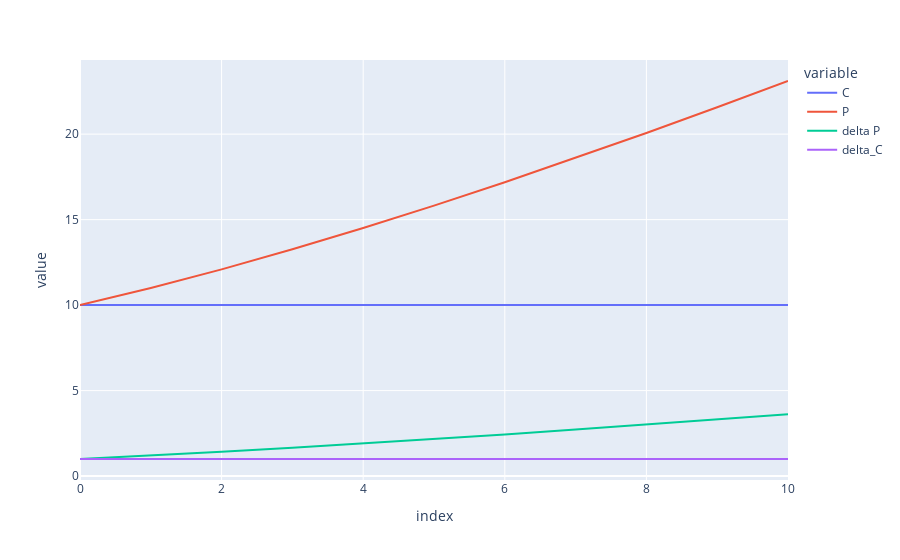

Notebook source saved alongside this figure:
### Code cell
exclude = ['t', 'I']
df.loc[:, df.columns.difference(exclude)].plot().show()

### Figure 1 — Plotly figure (JSON) as saved in the notebook; plotly's stock layout.template omitted (floating-point values rounded to 4 significant figures)
{"data": [{"hovertemplate": "variable=C<br>index=%{x}<br>value=%{y}<extra></extra>", "legendgroup": "C", "line": {"color": "#636efa", "dash": "solid"}, "mode": "lines", "name": "C", "orientation": "v", "showlegend": true, "type": "scatter", "x": [0, 1, 2, 3, 4, 5, 6, 7, 8, 9, 10], "xaxis": "x", "y": [10, 10, 10, 10, 10, 10, 10, 10, 10, 10, 10], "yaxis": "y"}, {"hovertemplate": "variable=P<br>index=%{x}<br>value=%{y}<extra></extra>", "legendgroup": "P", "line": {"color": "#EF553B", "dash": "solid"}, "mode": "lines", "name": "P", "orientation": "v", "showlegend": true, "type": "scatter", "x": [0, 1, 2, 3, 4, 5, 6, 7, 8, 9, 10], "xaxis": "x", "y": [10, 11, 12.09, 13.26, 14.51, 15.82, 17.19, 18.61, 20.07, 21.57, 23.11], "yaxis": "y"}, {"hovertemplate": "variable=delta P<br>index=%{x}<br>value=%{y}<extra></extra>", "legendgroup": "delta P", "line": {"color": "#00cc96", "dash": "solid"}, "mode": "lines", "name": "delta P", "orientation": "v", "showlegend": true, "type": "scatter", "x": [0, 1, 2, 3, 4, 5, 6, 7, 8, 9, 10], "xaxis": "x", "y": [1, 1.2, 1.418, 1.653, 1.902, 2.164, 2.438, 2.721, 3.014, 3.314, 3.622], "yaxis": "y"}, {"hovertemplate": "variable=delta_C<br>index=%{x}<br>value=%{y}<extra></extra>", "legendgroup": "delta_C", "line": {"color": "#ab63fa", "dash": "solid"}, "mode": "lines", "name": "delta_C", "orientation": "v", "showlegend": true, "type": "scatter", "x": [0, 1, 2, 3, 4, 5, 6, 7, 8, 9, 10], "xaxis": "x", "y": [1, 1, 1, 1, 1, 1, 1, 1, 1, 1, 1], "yaxis": "y"}], "layout": {"legend": {"title": {"text": "variable"}, "tracegroupgap": 0}, "margin": {"t": 60}, "xaxis": {"anchor": "y", "domain": [0, 1], "title": {"text": "index"}}, "yaxis": {"anchor": "x", "domain": [0, 1], "title": {"text": "value"}}}}
